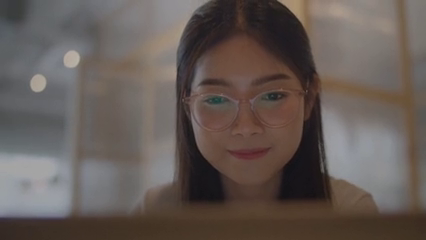
#> input picture frame 29 of Face,eye & sleep detection/Face,eye & sleep detection/video.mp4, 426 x 240 px
$ python 'import cv2.py'   (Python 2 division)
#> lines starting #> are read from the running program, lines starting #| are printed output that depends on the picture; after the words box and inside, x2 and y2 are one past the last pixel; in counts of white or black regions, pixels touching at a corner belong together
import cv2


backsub = cv2.bgsegm.createBackgroundSubtractorMOG() #background subtraction to isolate moving cars
capture = cv2.VideoCapture("video.mp4") #change to destination on your pc
w = 400
h = 400
i = 0

minArea=75000

x = 0
y = 0
cv2.namedWindow('TRACK', cv2.WINDOW_NORMAL) # Creating a resizable image window

flag = 0

while True:
    ret, frame = capture.read()
#> frame is the input picture: shape (240, 426, 3); mean B, G, R 85.3, 89.9, 99.9

    fgmask = backsub.apply(frame, None, 0.01)
#> fgmask: shape (240, 426); every value is 0

    erode=cv2.erode(fgmask,None,iterations=3)     #erosion to erase unwanted small contours
    erode=cv2.dilate(fgmask,None,iterations=5)     #erosion to erase unwanted small contours
    moments=cv2.moments(erode,True)               #moments method applied
#> moments = moments, m00 0

    area=moments['m00']
#> area = 0
    print area
#| 0.0

    print flag

    if flag == 7:
        flag = 0

    if flag == 0:
        if moments['m00'] >=minArea:
            x=int(moments['m10']/moments['m00'])
            y=int (moments['m01']/moments['m00'])

            i = i + 1

            cv2.rectangle(frame, (x,y), (x+w,y+h), (0,0,255), 3)
            cv2.imwrite('C:\\TraViol\\cars\\{}.png'.format(i), frame)

    flag = flag + 1


    '''
        if x>40 and x<55 and y>50 and y<65:       #range of line coordinates for values on left lane
            i=i+1
            print(i)
    #    print(x,y)
    '''


    cv2.putText(frame,'COUNT: %r' %i, (10,30), cv2.FONT_HERSHEY_SIMPLEX,
                    1, (255, 0, 0), 2)
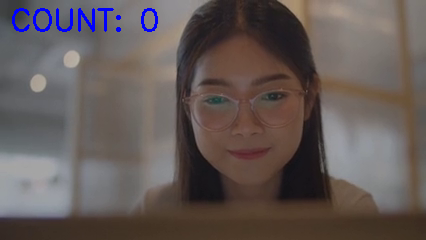
#> frame: shape (240, 426, 3); 0.98% of pixels changed, all inside (x1, y1, x2, y2) = (12, 8, 158, 32)
    cv2.imshow("Track", frame)
    cv2.imshow("background sub", fgmask)

    k = cv2.waitKey(30) & 0xff
#> (key Esc is pressed here)
    if k == 27:
        break

$ run again, starting later in the video
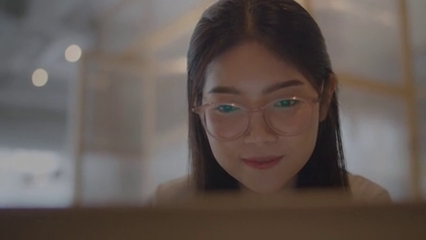
#> input picture frame 134 of Face,eye & sleep detection/Face,eye & sleep detection/video.mp4, 426 x 240 px
#> frame is the input picture: shape (240, 426, 3); mean B, G, R 83.5, 88.3, 98.7
#> fgmask: shape (240, 426); every value is 0
#> moments = moments, m00 0
#> area = 0
#| 0.0
#> `cv2.putText(frame,'COUNT: %r' %i, (10,30), cv2.FONT_HERSHEY_SIMPLEX, 1..`:
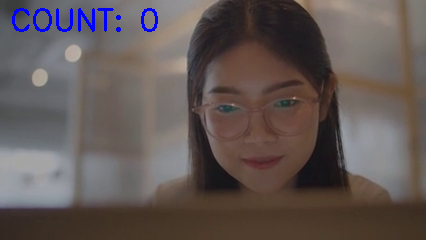
#> frame: shape (240, 426, 3); 0.98% of pixels changed, all inside (x1, y1, x2, y2) = (12, 8, 158, 32)

$ run again, starting later in the video
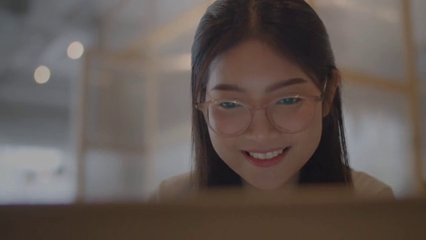
#> input picture frame 239 of Face,eye & sleep detection/Face,eye & sleep detection/video.mp4, 426 x 240 px
#> frame is the input picture: shape (240, 426, 3); mean B, G, R 83.3, 88, 98.5
#> fgmask: shape (240, 426); every value is 0
#> moments = moments, m00 0
#> area = 0
#| 0.0
#> `cv2.putText(frame,'COUNT: %r' %i, (10,30), cv2.FONT_HERSHEY_SIMPLEX, 1..`:
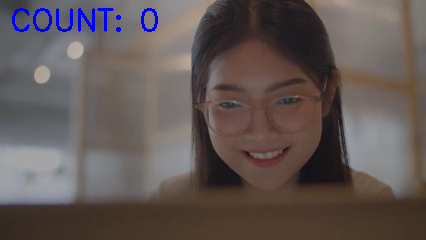
#> frame: shape (240, 426, 3); 0.98% of pixels changed, all inside (x1, y1, x2, y2) = (12, 8, 158, 32)
